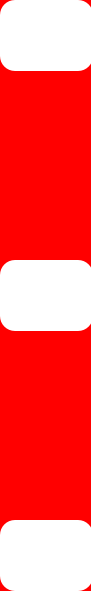
   <widget class="QWidget" name="widget" native="true">
    <property name="geometry">
     <rect>
      <x>10</x>
      <y>30</y>
      <width>91</width>
      <height>591</height>
     </rect>
    </property>
    <property name="styleSheet">
     <string notr="true">background-color:red;</string>
    </property>
    <widget class="QPushButton" name="pushButton_2">
     <property name="geometry">
      <rect>
       <x>0</x>
       <y>260</y>
       <width>93</width>
       <height>71</height>
      </rect>
     </property>
     <property name="styleSheet">
      <string notr="true">background-color:white;
border-radius:15px;</string>
     </property>
     <property name="text">
      <string/>
     </property>
     <property name="icon">
      <iconset>
       <normaloff>../../../Downloads/loupe.png</normaloff>../../../Downloads/loupe.png</iconset>
     </property>
     <property name="iconSize">
      <size>
       <width>60</width>
       <height>60</height>
      </size>
     </property>
    </widget>
    <widget class="QPushButton" name="btnCategory">
     <property name="geometry">
      <rect>
       <x>0</x>
       <y>520</y>
       <width>93</width>
       <height>71</height>
      </rect>
     </property>
     <property name="styleSheet">
      <string notr="true">background-color:white;
border-radius:15px;</string>
     </property>
     <property name="text">
      <string/>
     </property>
     <property name="icon">
      <iconset>
       <normaloff>../../../Downloads/3671792_list_icon.png</normaloff>../../../Downloads/3671792_list_icon.png</iconset>
     </property>
     <property name="iconSize">
      <size>
       <width>60</width>
       <height>60</height>
      </size>
     </property>
    </widget>
    <widget class="QPushButton" name="pushButton_4">
     <property name="geometry">
      <rect>
       <x>0</x>
       <y>0</y>
       <width>93</width>
       <height>71</height>
      </rect>
     </property>
     <property name="styleSheet">
      <string notr="true">background-color:white;
border-radius:15px;</string>
     </property>
     <property name="text">
      <string/>
     </property>
     <property name="icon">
      <iconset>
       <normaloff>../../../Downloads/user.png</normaloff>../../../Downloads/user.png</iconset>
     </property>
     <property name="iconSize">
      <size>
       <width>60</width>
       <height>60</height>
      </size>
     </property>
    </widget>
   </widget>
